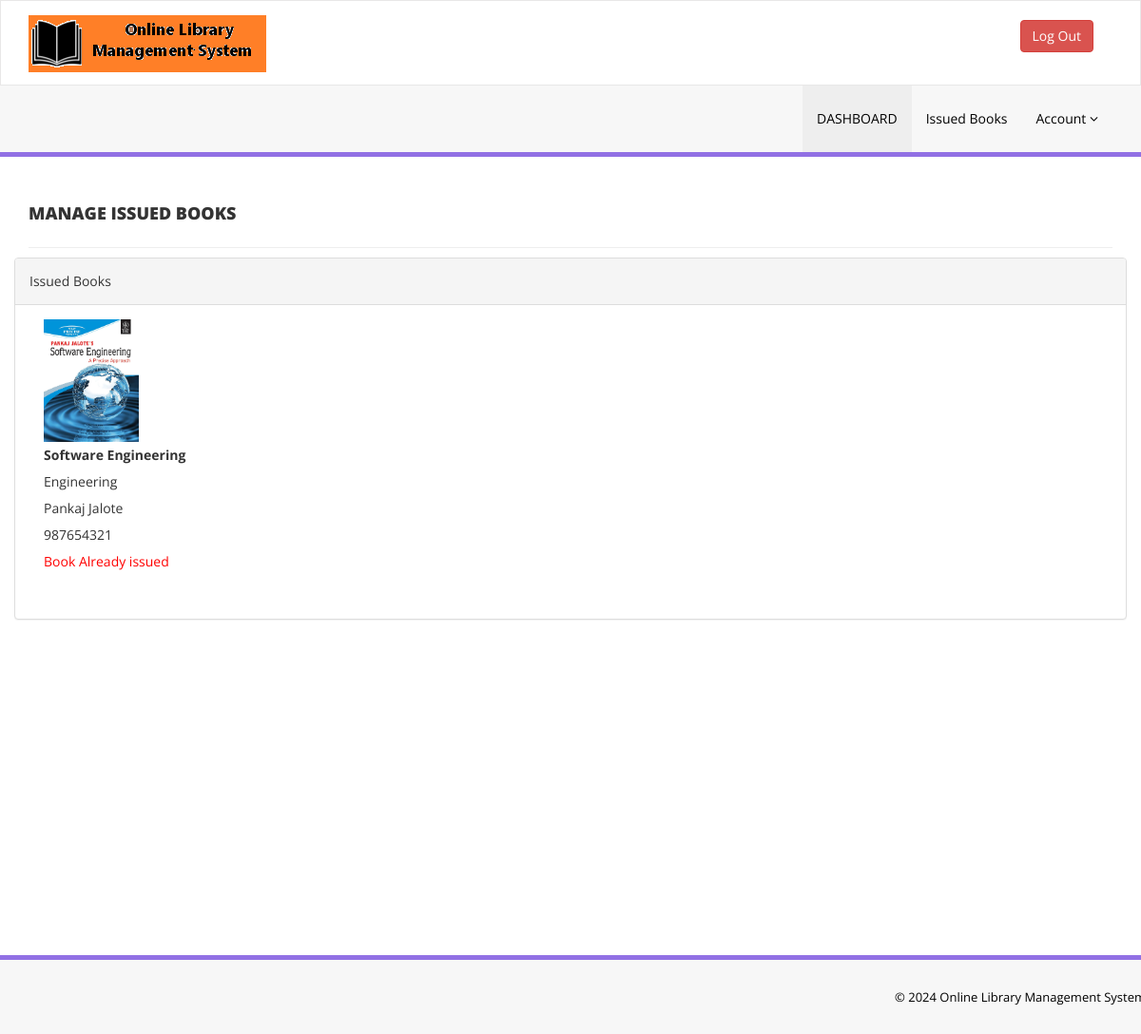
The page /listed-books.php (signed in) on the database its author committed.
### tables this page shows
CREATE TABLE `tblbooks` (
  `id` int(11) NOT NULL,
  `BookName` varchar(255) DEFAULT NULL,
  `CatId` int(11) DEFAULT NULL,
  `AuthorId` int(11) DEFAULT NULL,
  `ISBNNumber` varchar(25) DEFAULT NULL,
  `BookPrice` decimal(10,2) DEFAULT NULL,
  `bookImage` varchar(250) NOT NULL,
  `isIssued` int(1) DEFAULT NULL,
  `RegDate` timestamp NULL DEFAULT current_timestamp(),
  `UpdationDate` timestamp NULL DEFAULT NULL ON UPDATE current_timestamp()
);

CREATE TABLE `tblcategory` (
  `id` int(11) NOT NULL,
  `CategoryName` varchar(150) DEFAULT NULL,
  `Status` int(1) DEFAULT NULL,
  `CreationDate` timestamp NULL DEFAULT current_timestamp(),
  `UpdationDate` timestamp NULL DEFAULT '0000-00-00 00:00:00' ON UPDATE current_timestamp()
);

CREATE TABLE `tblauthors` (
  `id` int(11) NOT NULL,
  `AuthorName` varchar(159) DEFAULT NULL,
  `creationDate` timestamp NULL DEFAULT current_timestamp(),
  `UpdationDate` timestamp NULL DEFAULT NULL ON UPDATE current_timestamp()
);

### listed-books.php (the view, shortened to what this page needs)
<?php
include('includes/config.php');
if(strlen($_SESSION['login'])==0)
    {
header('location:index.php');
}
else{
    ?>
<!DOCTYPE html>
<html xmlns="http://www.w3.org/1999/xhtml">
<head>
    <link href="assets/css/bootstrap.css" rel="stylesheet" />
    <link href="assets/css/font-awesome.css" rel="stylesheet" />
    <link href="assets/js/dataTables/dataTables.bootstrap.css" rel="stylesheet" />
    <link href="assets/css/style.css" rel="stylesheet" />
</head>
<body>
<?php include('includes/header.php');?>
    <div class="content-wrapper">
         <div class="container">
        <div class="row pad-botm">
            <div class="col-md-12">
                <h4 class="header-line">Manage Issued Books</h4>
    </div>
            <div class="row">
                <div class="col-md-12">
                    <div class="panel panel-default">
                        <div class="panel-heading">
                          Issued Books
                        </div>
                        <div class="panel-body">
<?php $sql = "SELECT tblbooks.BookName,tblcategory.CategoryName,tblauthors.AuthorName,tblbooks.ISBNNumber,tblbooks.BookPrice,tblbooks.id as bookid,tblbooks.bookImage,tblbooks.isIssued from  tblbooks join tblcategory on tblcategory.id=tblbooks.CatId join tblauthors on tblauthors.id=tblbooks.AuthorId";
$query = $dbh -> prepare($sql);
$query->execute();
$results=$query->fetchAll(PDO::FETCH_OBJ);
$cnt=1;
if($query->rowCount() > 0)
{
foreach($results as $result)
{               ?>
<div class="col-md-4" style="float:left; height:300px;">
<img src="admin/bookimg/<?php echo htmlentities($result->bookImage);?>" width="100">
                                                <br /><b><?php echo htmlentities($result->BookName);?></b><br />
                                                <?php echo htmlentities($result->CategoryName);?><br />
                                            <?php echo htmlentities($result->AuthorName);?><br />
                                            <?php echo htmlentities($result->ISBNNumber);?><br />
                                                <?php if($result->isIssued=='1'): ?>
<p style="color:red;">Book Already issued</p>
<?php endif;?>
                            </div>
                                <?php $cnt=$cnt+1;}} ?>
                        </div>
                    </div>
                </div>
            </div>
    </div>
    </div>
    </div>
  <?php include('includes/footer.php');?>
</body>
</html>
<?php } ?>

### assets/css/style.css (style rules this page uses)
.content-wrapper { margin-top: 40px; min-height:800px; padding-bottom:90px; }
.header-line { font-weight:900; padding-bottom:25px; border-bottom:1px solid #eeeeee; text-transform:uppercase; }
.pad-botm { padding-bottom:30px; }

### rows shown on the page
tblbooks: bookImage (picture), BookName "Software Engineering", tblcategory.CategoryName "Engineering", AuthorId.AuthorName "Pankaj Jalote", ISBNNumber "987654321", isIssued "Book Already issued"
